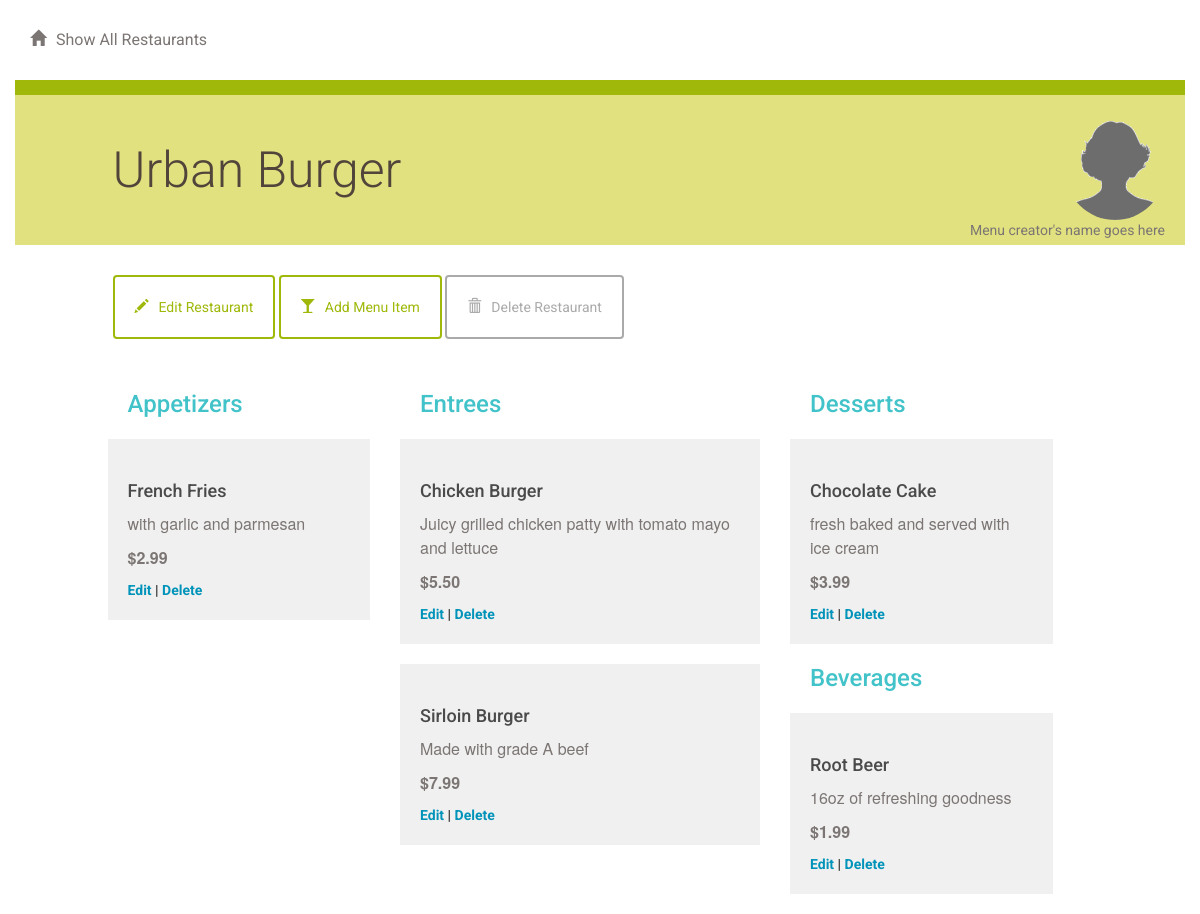
Screenshot of /restaurant/1/menu/ with the database file from the repository.
### database_setup.py (models this page shows, shortened)
class Restaurant(Base):
    __tablename__ = 'restaurant'
    id = Column(Integer, primary_key=True)
    name = Column(String(250), nullable=False)

class MenuItem(Base):
    __tablename__ = 'menu_item'
    name = Column(String(80), nullable=False)
    id = Column(Integer, primary_key=True)
    description = Column(String(250))
    price = Column(String(8))
    course = Column(String(250))
    restaurant_id = Column(Integer, ForeignKey('restaurant.id'))
    restaurant = relationship(Restaurant)

### project.py (the view)
@app.route('/restaurant/<int:restaurant_id>/')
@app.route('/restaurant/<int:restaurant_id>/menu/')
def showMenu(restaurant_id):
    restaurant = session.query(Restaurant).filter_by(id=restaurant_id).one()
    items = session.query(MenuItem).filter_by(
        restaurant_id=restaurant_id).all()
    return render_template('menu.html', items=items, restaurant=restaurant)

### templates/menu.html (shortened to what this page needs)
{% extends "main.html" %}
{% block content %}
{% include "header.html" %}
	<div class="row divider green">
		<div class="col-md-12"></div>
	</div>
	<div class="row banner menu">
		<div class="col-md-11 col-md-offset-1 padding-none">
			<h1>{{ restaurant.name }}
			<figure class="creator">
				<img src="{{ url_for('static', filename='blank_user.gif') }}">
				<figcaption>Menu creator's name goes here</figcaption>
			</figure>
			</h1>
		</div>
	</div>
	<div class="row padding-top padding-bottom">
		<div class="col-md-1"></div>
		<div class="col-md-11 padding-none">
			<a href="{{url_for('editRestaurant', restaurant_id = restaurant.id )}}">
				<button class="btn btn-default" id="new-menu-item">
					<span class="glyphicon glyphicon-pencil" aria-hidden="true"></span>Edit Restaurant
				</button>
			</a>
			<a href="{{url_for('newMenuItem', restaurant_id = restaurant.id )}}">
				<button class="btn btn-default" id="new-menu-item">
					<span class="glyphicon glyphicon-glass" aria-hidden="true"></span>Add Menu Item
				</button>
			</a>
						<a href="{{url_for('deleteRestaurant', restaurant_id = restaurant.id )}}">
				<button class="btn btn-default delete" id="delete-restaurant">
					<span class="glyphicon glyphicon-trash" aria-hidden="true"></span>Delete Restaurant
				</button>
			</a>
		</div>
		<div class="col-md-7"></div>
	</div>
	{% if items !=[] %}
		<div class="row">
			<div class="col-md-1"></div>
			<div class="col-md-3">
				<h2>Appetizers</h2>
					{% for i in items %}
						{% if i.course == 'Appetizer' %}
							<div class="menu-item">
								<h3>{{i.name}}</h3>
								<p>{{i.description}}</p>
								<p class="menu-price">{{i.price}}</p>
								<a href='{{url_for('editMenuItem', restaurant_id = restaurant.id, menu_id=i.id ) }}'>Edit</a> |
								<a href='{{url_for('deleteMenuItem', restaurant_id = restaurant.id, menu_id=i.id ) }}'>Delete</a>
							</div>
						{% endif %}
					{% endfor %}
			</div>
			<div class="col-md-4">
				<h2>Entrees</h2>
					{% for i in items %}
						{% if i.course == 'Entree' %}
						<div class="menu-item">
							<h3>{{i.name}}</h3>
							<p>{{i.description}}</p>
							<p class="menu-price">{{i.price}}</p>
							<a href='{{url_for('editMenuItem', restaurant_id = restaurant.id, menu_id=i.id ) }}'>Edit</a> |
							<a href='{{url_for('deleteMenuItem', restaurant_id = restaurant.id, menu_id=i.id ) }}'>Delete</a>
						</div>
						{% endif %}
					{% endfor %}
			</div>
			<div class="col-md-3">
				<h2>Desserts</h2>
					{% for i in items %}
						{% if i.course == 'Dessert' %}
						<div class="menu-item">
							<h3>{{i.name}}</h3>
							<p>{{i.description}}</p>
							<p class="menu-price">{{i.price}}</p>
							<a href='{{url_for('editMenuItem', restaurant_id = restaurant.id, menu_id=i.id ) }}'>Edit</a> |
							<a href='{{url_for('deleteMenuItem', restaurant_id = restaurant.id, menu_id=i.id ) }}'>Delete</a>
						</div>
						{% endif %}
					{% endfor %}
				<h2>Beverages</h2>
					{% for i in items %}
						{% if i.course == 'Beverage' %}
						<div class="menu-item">
							<h3>{{i.name}}</h3>
							<p>{{i.description}}</p>
							<p class="menu-price">{{i.price}}</p>
							<a href='{{url_for('editMenuItem', restaurant_id = restaurant.id, menu_id=i.id ) }}'>Edit</a> |
							<a href='{{url_for('deleteMenuItem', restaurant_id = restaurant.id, menu_id=i.id ) }}'>Delete</a>
						</div>
						{% endif %}
					{% endfor %}
			</div>
			<div class="col-md-1"></div>
		</div>
	{% endif %}
{% endblock %}

### templates/main.html (shortened to what this page needs)
<!DOCTYPE html>
<html lang="en">
	<head>
		<link rel="stylesheet" href="//netdna.bootstrapcdn.com/bootstrap/3.1.1/css/bootstrap.min.css">
		<link rel=stylesheet type=text/css href="{{ url_for('static', filename='styles.css') }}">
	</head>
	<body>
		<div class="container">
			{% block content %}
			{% endblock %}
		</div>
	</body>
</html>

### templates/header.html (shortened to what this page needs)
<div class="row top-menu">
	<div class="col-md-6">
		<a href="{{url_for('showRestaurants')}}">
			<span class="glyphicon glyphicon-home" aria-hidden="true"></span>Show All Restaurants
		</a>
	</div>
	<div class="col-md-6 text-right">
	</div>
</div>

### static/styles.css (style rules this page uses)
* { font-family: "Helvetica Neue Bold", Roboto, Helvetica, Arial, sans-serif; font-weight: 700; }
h1 { font-family: "Helvetica Neue Light", Roboto, Helvetica, Arial, sans-serif; font-size: 50px; color: #51453B; line-height: 60px; font-weight: 300; }
h2 { font-size: 24px; color: #42C3C9; line-height: 29px; }
h3 { font-size: 18px; color: #4A4A4A; line-height: 23px; }
p { font-family: "Helvetica Neue", Roboto, Helvetica, Arial, sans-serif; font-size: 16px; color: #7B7573; line-height: 24px; font-weight: 400; }
a { font-size: 14px; color: #0093B9; line-height: 17px; }
.padding-top { padding-top: 30px; }
.padding-bottom { padding-bottom: 30px; }
.padding-none { padding: 0; }
.btn { padding: 20px; margin: 0; border-color: #9FB80A; border-width: 2px; color: #9FB80A;; }
.btn.delete { border-color: #aaaaaa; color: #aaaaaa; }
.glyphicon { margin-right: 10px; }
.top-menu { padding-top: 30px; padding-bottom: 30px; }
.top-menu a { margin-bottom: 0; line-height: 16px; font-size: 16px; color: #7B7573; font-weight: 400; }
.divider { height: 15px; }
.divider.green { background-color: #9FB80A; }
.banner.menu { height: 150px; background-color: #E1E17F; }
.banner h1 { margin: 45px 0; }
.menu-item { background: #F0F0F0; padding: 20px; margin: 20px; margin-left: -20px; }
.menu-price { font-weight: 700; }
.creator { padding-right: 20px; margin-top: -20px; text-align: right; float:right; }
.creator img { width: 100px; border-radius: 50%; }
.creator figcaption { font-size: 14px; color: #7B7573; font-weight: 400; margin-top: -20px; }

### rows the page displays
Restaurant: name "Urban Burger"
MenuItem: name "French Fries", description "with garlic and parmesan", price "$2.99"
MenuItem: name "Chicken Burger", description "Juicy grilled chicken patty with tomato mayo and lettuce", price "$5.50"
MenuItem: name "Sirloin Burger", description "Made with grade A beef", price "$7.99"
MenuItem: name "Chocolate Cake", description "fresh baked and served with ice cream", price "$3.99"
MenuItem: name "Root Beer", description "16oz of refreshing goodness", price "$1.99"
